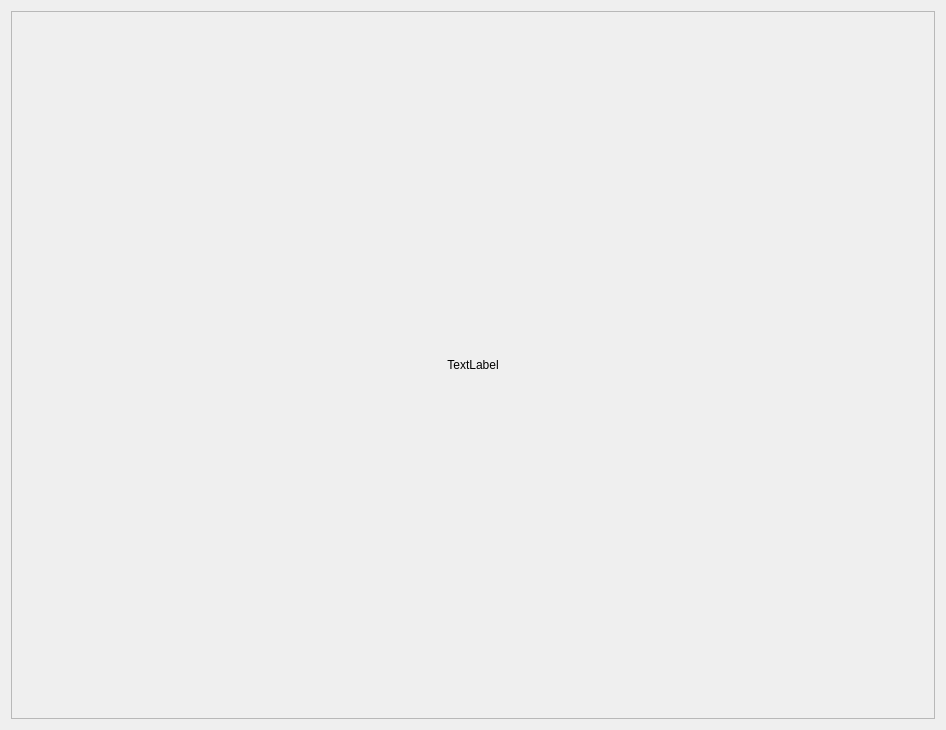
<?xml version="1.0" encoding="UTF-8"?>
<ui version="4.0">
 <class>hough_Circle_Transformationclass</class>
 <widget class="QWidget" name="hough_Circle_Transformationclass">
  <property name="geometry">
   <rect>
    <x>0</x>
    <y>0</y>
    <width>946</width>
    <height>730</height>
   </rect>
  </property>
  <property name="windowTitle">
   <string>hough_Circle_Transformationclass</string>
  </property>
  <layout class="QGridLayout" name="gridLayout">
   <item row="0" column="0">
    <widget class="QScrollArea" name="scrollArea">
     <property name="widgetResizable">
      <bool>true</bool>
     </property>
     <widget class="QWidget" name="scrollAreaWidgetContents">
      <property name="geometry">
       <rect>
        <x>0</x>
        <y>0</y>
        <width>922</width>
        <height>706</height>
       </rect>
      </property>
      <layout class="QGridLayout" name="gridLayout_2">
       <item row="0" column="0">
        <widget class="QLabel" name="label">
         <property name="text">
          <string>TextLabel</string>
         </property>
         <property name="alignment">
          <set>Qt::AlignCenter</set>
         </property>
        </widget>
       </item>
      </layout>
     </widget>
    </widget>
   </item>
  </layout>
 </widget>
 <layoutdefault spacing="6" margin="11"/>
 <resources/>
 <connections/>
</ui>
